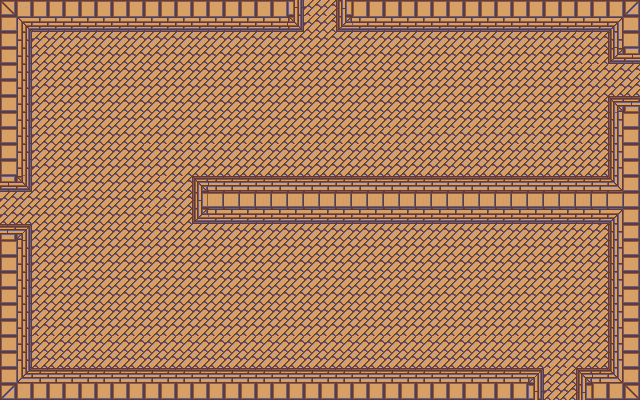

This is a level from a 2D game, rendered from its Tiled map with the project's own tilesets. A one-line summary and the complete map file follow:
An orthogonal 40x25 tile map with 16x16 px tiles, 1 tile layer (background), 3 tilesets and 9 objects.

<map version="1.0" orientation="orthogonal" renderorder="right-down" width="40" height="25" tilewidth="16" tileheight="16" nextobjectid="45">
 <tileset firstgid="1" name="tileset_1" tilewidth="16" tileheight="16" tilecount="1200" columns="40">
  <image source="tileset_1.png" width="640" height="480" />
 </tileset>
 <tileset firstgid="1201" name="player" tilewidth="32" tileheight="32" tilecount="1" columns="1">
  <image source="../../img/player_stand.png" width="32" height="36" />
 </tileset>
 <tileset firstgid="1202" name="scarab" tilewidth="64" tileheight="32" tilecount="1" columns="1">
  <image source="../../img/scarab.png" width="64" height="32" />
 </tileset>
 <layer name="background" width="40" height="25">
  <data encoding="csv">
1,2,3,3,3,3,3,4,3,3,3,3,3,3,3,3,4,3,283,83,84,281,3,3,3,3,3,3,3,3,3,3,3,3,3,3,3,4,5,6,
41,42,43,43,43,43,43,44,43,43,43,43,43,43,43,43,44,43,323,83,84,321,43,43,43,43,43,43,43,43,43,43,43,43,43,43,43,44,45,46,
81,82,83,84,84,84,84,84,84,84,84,84,84,84,84,84,84,84,84,124,124,84,84,84,84,84,84,84,84,84,84,84,84,84,84,84,83,84,85,86,
81,82,123,124,124,124,124,124,124,124,124,124,124,124,124,124,124,124,124,124,124,124,124,124,124,124,124,124,124,124,124,124,124,124,124,124,123,124,321,322,
121,122,123,124,124,124,124,124,124,124,124,124,124,124,124,124,124,124,124,124,124,124,124,124,124,124,124,124,124,124,124,124,124,124,124,124,83,83,83,84,
161,122,123,124,124,124,124,124,124,124,124,124,124,124,124,124,124,124,124,124,124,124,124,124,124,124,124,124,124,124,124,124,124,124,124,124,123,123,123,124,
121,122,123,124,124,124,124,124,124,124,124,124,124,124,124,124,124,124,124,124,124,124,124,124,124,124,124,124,124,124,124,124,124,124,124,124,123,124,241,242,
121,122,123,124,124,124,124,124,124,124,124,124,124,124,124,124,124,124,124,124,124,124,124,124,124,124,124,124,124,124,124,124,124,124,124,124,123,124,125,126,
121,122,123,124,124,124,124,124,124,124,124,124,124,124,124,124,124,124,124,124,124,124,124,124,83,84,84,84,84,84,84,84,84,84,124,124,123,124,125,126,
121,122,123,124,124,124,124,124,124,83,84,84,84,84,84,84,84,84,84,84,84,84,84,84,84,84,124,124,124,124,124,124,84,84,84,84,84,124,125,126,
121,122,123,124,124,124,124,124,124,123,124,124,124,124,124,124,124,124,124,124,124,124,124,124,124,124,123,123,123,123,123,124,124,124,124,124,124,124,125,126,
322,323,123,124,124,124,124,124,124,124,83,84,241,164,164,164,164,164,164,164,164,164,164,164,164,164,164,164,164,164,164,164,164,164,164,164,164,164,165,126,
83,84,124,124,124,124,124,124,124,83,84,84,281,86,86,86,86,86,86,86,86,86,86,86,86,86,86,86,86,86,86,86,86,86,86,86,86,86,126,126,
123,124,124,124,124,124,124,124,124,83,84,124,321,44,44,44,44,44,44,44,44,44,44,44,44,44,44,44,44,44,44,44,44,44,44,44,44,44,45,126,
242,243,124,124,124,124,124,124,124,83,84,124,84,84,84,83,84,84,84,84,84,84,84,84,84,84,84,84,84,84,84,84,84,84,84,84,83,124,125,126,
161,122,123,124,124,124,124,124,124,123,124,124,124,124,124,124,124,124,124,124,124,124,124,124,124,124,124,124,124,124,124,124,124,124,124,124,123,124,125,126,
121,122,123,124,124,124,124,124,124,124,124,124,124,124,124,124,124,124,124,124,124,124,124,124,124,124,124,124,124,124,124,124,124,124,124,124,123,124,125,126,
121,122,123,124,124,124,124,124,124,124,124,124,124,124,124,124,124,124,124,124,124,124,124,124,124,124,124,124,124,124,124,124,124,124,124,124,123,124,125,126,
121,122,123,124,124,124,124,124,124,124,124,124,124,124,124,124,124,124,124,124,124,124,124,124,124,124,124,124,124,124,124,124,124,124,124,124,123,124,125,126,
121,122,123,124,124,124,124,124,124,124,124,124,124,124,124,124,124,124,124,124,124,124,124,124,124,124,124,124,124,124,124,124,124,124,124,124,123,124,125,126,
121,122,123,124,124,124,124,124,124,124,124,124,124,124,124,124,124,124,124,124,124,124,124,124,124,124,124,124,124,124,124,124,124,124,124,83,123,124,125,126,
121,122,83,83,83,83,83,83,83,83,83,83,83,83,83,83,83,83,83,83,83,83,83,83,83,83,83,83,83,83,83,83,83,83,83,123,123,124,125,126,
121,122,123,123,123,123,123,123,123,123,123,123,123,123,123,123,123,123,123,123,123,123,123,123,123,123,123,123,123,123,123,123,123,123,123,123,123,124,125,126,
161,162,164,164,164,164,164,164,164,164,164,164,164,164,164,164,164,164,164,164,164,164,164,164,164,164,164,164,164,164,164,164,164,243,83,84,241,164,165,166,
201,202,204,204,204,204,204,204,204,204,204,204,204,204,204,204,204,204,204,204,204,204,204,204,204,204,204,204,204,204,204,204,204,283,123,124,281,204,205,206
</data>
 </layer>
 <objectgroup name="enemies" />
 <objectgroup name="solids">
  <object id="36" x="0" y="0" width="304" height="32" />
  <object id="37" x="0" y="32" width="32" height="160" />
  <object id="38" x="0" y="224" width="32" height="176" />
  <object id="39" x="32" y="368" width="512" height="32" />
  <object id="40" x="576" y="368" width="64" height="32" />
  <object id="41" x="192" y="176" width="416" height="48" />
  <object id="42" x="336" y="0" width="304" height="32" />
  <object id="43" x="608" y="32" width="32" height="32" />
  <object id="44" x="608" y="96" width="32" height="272" />
 </objectgroup>
 <objectgroup name="player" />
</map>
